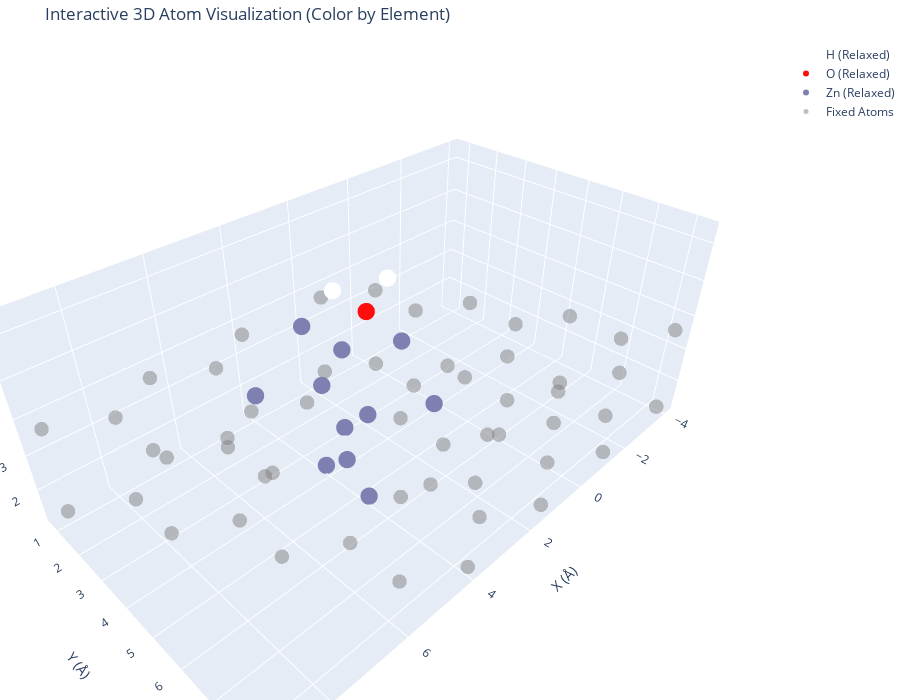

The code cell stored with this chart in its notebook:
### Code cell
import numpy as np
import plotly.graph_objects as go
import json

# ATOMIC_POSITIONS 파일 입력
input_file = output_file

# 원소 색상 파일 불러오기
with open("element_colors.json", "r") as f:
    element_colors = json.load(f)

# 원자 데이터 저장 리스트
elements = []
coordinates = []
relax_flags = []

# 파일 읽기
with open(input_file, "r") as f:
    lines = f.readlines()

for line in lines:
    split_line = line.strip().split()
    
    # 7개 값이 있어야 정상적인 원자 데이터로 간주
    if len(split_line) == 7:
        element, x, y, z, rx, ry, rz = split_line
        coordinates.append([float(x), float(y), float(z)])
        elements.append(element)
        relax_flags.append([int(rx), int(ry), int(rz)])

# numpy 배열 변환
coordinates = np.array(coordinates)
relax_flags = np.array(relax_flags)

# Relax 여부 판단 (모든 좌표에서 1 1 1인 경우 Relax로 분류)
is_relaxed = np.all(relax_flags == [1, 1, 1], axis=1)

# 3D 시각화
fig = go.Figure()

# Relaxed 원자 (원소별 색상)
for element in set(elements):  # 중복 없이 원소 리스트 추출
    element_mask = (np.array(elements) == element) & is_relaxed  # 해당 원소 & Relax된 원자만 선택
    if np.any(element_mask):  # 존재하는 경우만 추가
        fig.add_trace(go.Scatter3d(
            x=coordinates[element_mask, 0],
            y=coordinates[element_mask, 1],
            z=coordinates[element_mask, 2],
            mode='markers',
            marker=dict(size=6, color=element_colors.get(element, "black"), opacity=1.0),
            name=f"{element} (Relaxed)"
        ))

# Fixed 원자 (회색)
fig.add_trace(go.Scatter3d(
    x=coordinates[~is_relaxed, 0], 
    y=coordinates[~is_relaxed, 1], 
    z=coordinates[~is_relaxed, 2],
    mode='markers', marker=dict(size=5, color='gray', opacity=0.5),
    name="Fixed Atoms"
))

# 3D 레이아웃 설정
fig.update_layout(
    title="Interactive 3D Atom Visualization (Color by Element)",
    scene=dict(
        xaxis_title="X (Å)",
        yaxis_title="Y (Å)",
        zaxis_title="Z (Å)",
    ),
    margin=dict(l=0, r=0, b=0, t=40),
    height=700
)

# 인터랙티브 플롯 출력
fig.show()

### Figure 1 — Plotly figure (JSON) as saved in the notebook; plotly's stock layout.template omitted (floating-point values rounded to 4 significant figures)
{"data": [{"marker": {"color": "#FFFFFF", "opacity": 1, "size": 6}, "mode": "markers", "name": "H (Relaxed)", "type": "scatter3d", "x": [3.213, 2.823], "y": [3.468, 4.787], "z": [5.715, 6.39]}, {"marker": {"color": "#FF0D0D", "opacity": 1, "size": 6}, "mode": "markers", "name": "O (Relaxed)", "type": "scatter3d", "x": [3.099], "y": [4.415], "z": [5.538]}, {"marker": {"color": "#7D80B0", "opacity": 1, "size": 6}, "mode": "markers", "name": "Zn (Relaxed)", "type": "scatter3d", "x": [3.921, 2.614, 1.307, 3.921, 2.614, 5.229, 2.614, 3.922, 2.614, 5.229, 3.922], "y": [3.774, 1.509, 3.774, 3.774, 6.038, 6.038, 3.019, 5.283, 3.019, 3.019, 5.283], "z": [1.218, 3.655, 3.655, 3.655, 3.655, 3.655, 1.218, 1.218, 3.655, 3.655, 3.655]}, {"marker": {"color": "gray", "opacity": 0.5, "size": 5}, "mode": "markers", "name": "Fixed Atoms", "type": "scatter3d", "x": [-5.2e-05, -1.307, -2.614, -3.922, 2.614, 1.307, -5.2e-05, -1.307, 5.229, 2.614, 1.307, 7.843, 6.536, 5.229, 3.921, -5.2e-05, -1.307, -2.614, -3.922, -5.2e-05, -1.307, 5.229, 1.307, 7.843, 6.536, 3.921, 1.307, 5.2e-05, -1.307, -2.614, 3.922, 1.307, 5.2e-05, 6.536, 5.229, 2.614, 9.15, 7.843, 6.536, 5.229, 1.307, 5.2e-05, -1.307, -2.614, 3.922, 1.307, 5.2e-05, 6.536, 2.614, 9.15, 7.843, 6.536, 5.229], "y": [1.509, 3.774, 6.038, 8.302, 1.509, 3.774, 6.038, 8.302, 1.509, 6.038, 8.302, 1.509, 3.774, 6.038, 8.302, 1.509, 3.774, 6.038, 8.302, 6.038, 8.302, 1.509, 8.302, 1.509, 3.774, 8.302, 0.7547, 3.019, 5.283, 7.547, 0.7547, 5.283, 7.547, 0.7547, 3.019, 7.547, 0.7547, 3.019, 5.283, 7.547, 0.7547, 3.019, 5.283, 7.547, 0.7547, 5.283, 7.547, 0.7547, 7.547, 0.7547, 3.019, 5.283, 7.547], "z": [1.218, 1.218, 1.218, 1.218, 1.218, 1.218, 1.218, 1.218, 1.218, 1.218, 1.218, 1.218, 1.218, 1.218, 1.218, 3.655, 3.655, 3.655, 3.655, 3.655, 3.655, 3.655, 3.655, 3.655, 3.655, 3.655, 1.218, 1.218, 1.218, 1.218, 1.218, 1.218, 1.218, 1.218, 1.218, 1.218, 1.218, 1.218, 1.218, 1.218, 3.655, 3.655, 3.655, 3.655, 3.655, 3.655, 3.655, 3.655, 3.655, 3.655, 3.655, 3.655, 3.655]}], "layout": {"height": 700, "margin": {"b": 0, "l": 0, "r": 0, "t": 40}, "scene": {"xaxis": {"title": {"text": "X (Å)"}}, "yaxis": {"title": {"text": "Y (Å)"}}, "zaxis": {"title": {"text": "Z (Å)"}}}, "title": {"text": "Interactive 3D Atom Visualization (Color by Element)"}}}
